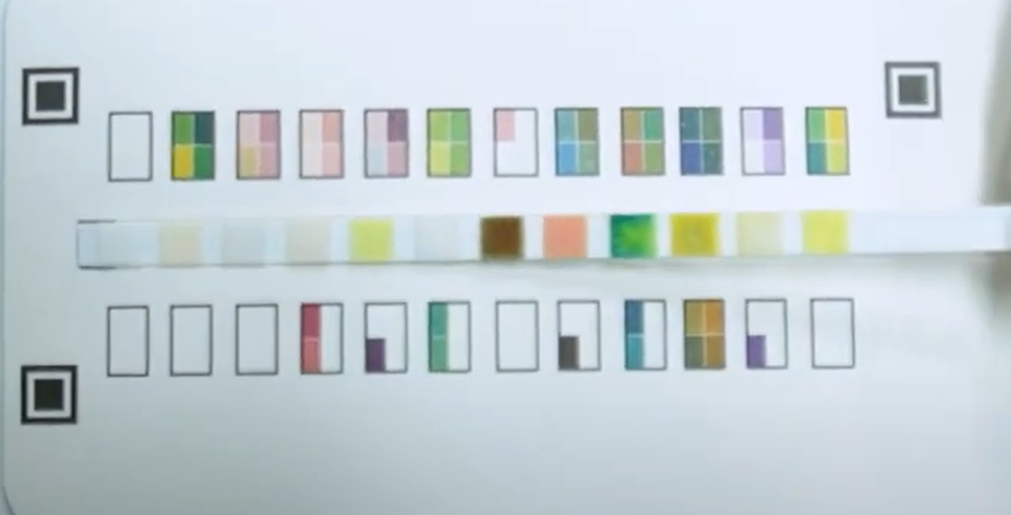
#> input picture basic_color/test_strip.jpg, 1011 x 515 px
$ python step_1_and_2.py
#> lines starting #> are read from the running program, lines starting #| are printed output that depends on the picture; after the words box and inside, x2 and y2 are one past the last pixel; in counts of white or black regions, pixels touching at a corner belong together
# step_1_and_2.py

import cv2
import numpy as np

# --- [1단계] 표준화 ---
image_filename = "test_strip.jpg"
image = cv2.imread(image_filename)
#> image is the input picture: shape (515, 1011, 3); mean B, G, R 212.9, 208.7, 197.5

if image is None:
    print(f"'{image_filename}' 이미지를 찾을 수 없습니다.")
else:
    # (★ 멘토님이 주신 '기준 색상표 모서리' 4개 좌표)
    pts_src_chart = np.array([
        [89, 139],   # 왼쪽 위
        [942, 133],  # 오른쪽 위
        [940, 430],  # 오른쪽 아래
        [85, 429]    # 왼쪽 아래
    ], dtype=np.float32)

    # (자동 비율 계산 로직)
    (tl, tr, br, bl) = pts_src_chart
    width_top = np.linalg.norm(tr - tl); width_bottom = np.linalg.norm(br - bl)
    max_width = int(max(width_top, width_bottom))
    height_left = np.linalg.norm(bl - tl); height_right = np.linalg.norm(br - tr)
    max_height = int(max(height_left, height_right))
    aspect_ratio = max_height / max_width
    width = 600
    height = int(width * aspect_ratio)
    pts_dst = np.array([[0, 0], [width - 1, 0], [width - 1, height - 1], [0, height - 1]], dtype=np.float32)

    print(f"표준화 이미지 크기: w={width}, h={height}")

    matrix = cv2.getPerspectiveTransform(pts_src_chart, pts_dst)
    image_warped = cv2.warpPerspective(image, matrix, (width, height))
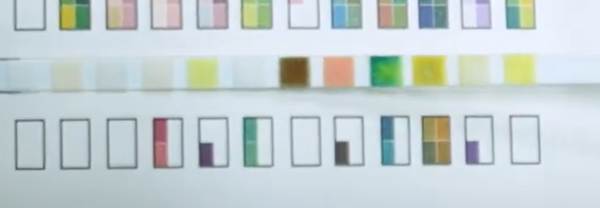
#> image_warped: shape (208, 600, 3); mean B, G, R 210.1, 208.4, 196.8

    # --- [2단계] '기준 팔레트' 위치 찾기 ---

    # 5단계 (전처리)
    gray = cv2.cvtColor(image_warped, cv2.COLOR_BGR2GRAY)
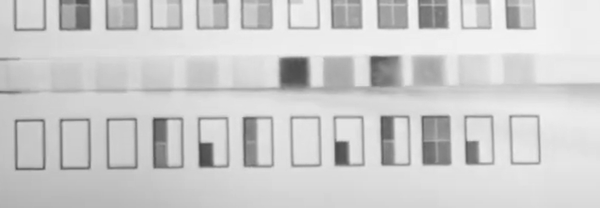
#> gray: shape (208, 600); min 69, max 247, mean 205.2
    thresh = cv2.adaptiveThreshold(gray, 255,
                                    cv2.ADAPTIVE_THRESH_GAUSSIAN_C,
                                    cv2.THRESH_BINARY_INV,
                                    15, 4)
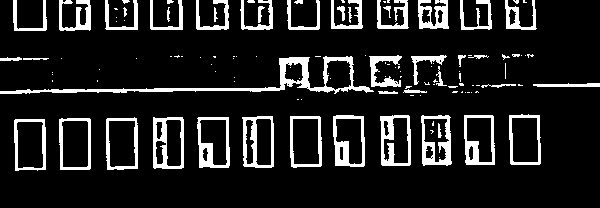
#> thresh: shape (208, 600); 12.6% white; 123 white regions (74 under 20 px)

    # 6단계 (경계 검출)
    contours, hierarchy = cv2.findContours(thresh, cv2.RETR_EXTERNAL, cv2.CHAIN_APPROX_SIMPLE)
#> contours = 115 contours, 79 with area under 20; largest, box (x1, y1, x2, y2) and area: (0, 56, 374, 94) 2456, (59, 118, 91, 170) 1549, (106, 117, 138, 170) 1548, (290, 116, 322, 168) 1523, (14, 119, 46, 171) 1520
    print(f"총 {len(contours)}개의 물체(경계)를 찾았습니다.")
#| 총 115개의 물체(경계)를 찾았습니다.

    # 7단계 (팔레트 필터링)
    image_debug = image_warped.copy()
    palette_rois = []

    for cnt in contours:
        x, y, w, h = cv2.boundingRect(cnt)

        # (★ 이 필터 값은 튜닝이 필요합니다!)
        # (예: w=20~40, h=40~60 사이의 '팔레트' 모양만 찾기)
        is_palette_shape = (w > 20) and (h > 40) and (w < 50) and (h < 70)

        # '스틱 영역' (예: y=150~200)은 '제외'
        is_not_strip = (y < 150) or (y > 200) # (★ 튜닝 필요)

        if is_palette_shape and is_not_strip:
            # (필터 통과) '기준 팔레트'로 간주
            cv2.rectangle(image_debug, (x, y), (x + w, y + h), (0, 255, 0), 2) # 초록색
            palette_rois.append((x, y, w, h))
#> this loop made 115 passes
#> (x, y, w, h, is_palette_shape) on passes 1 to 12: (14, 119, 32, 52, True), (59, 118, 32, 52, True), (197, 117, 33, 51, True), (153, 117, 31, 52, True), (106, 117, 32, 53, True), (290, 116, 32, 52, True), (242, 116, 32, 52, True), (464, 115, 31, 50, True), (421, 115, 31, 51, True), (380, 115, 31, 51, True), (333, 115, 32, 52, True), (509, 114, 32, 51, True)
#> (cnt, x, y, w, h, is_palette_shape) on passes 14, 16, 18, 21, 22, 27: ([[297, 99], [298, 99]], 297, 99, 2, 1, False), ([[410, 95], [413, 95]], 410, 95, 4, 1, False), ([[467, 92], [469, 92]], 467, 92, 3, 1, False), ([[462, 91], [461, 92], [462, 92]], 461, 91, 2, 2, False), ([[453, 91], [452, 92], [456, 92], [457, 91]], 452, 91, 6, 2, False), ([[476, 85], [479, 85]], 476, 85, 4, 1, False)
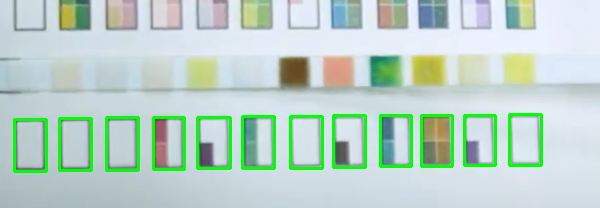
#> image_debug: shape (208, 600, 3); 4.77% of pixels changed, all inside (x1, y1, x2, y2) = (13, 113, 543, 173)
#> after the loop, palette_rois = [(14, 119, 32, 52), (59, 118, 32, 52), (197, 117, 33, 51), (153, 117, 31, 52), (106, 117, 32, 53), (290, 116, 32, 52), (242, 116, 32, 52), (464, 115, 31, 50), (421, 115, 31, 51), (380, 115, 31, 51), (333, 115, 32, 52), (509, 114, 32, 51)]

    print(f"총 {len(palette_rois)}개의 '기준 팔레트'를 찾았습니다.")
#| 총 12개의 '기준 팔레트'를 찾았습니다.

    # 8단계 (결과 보여주기)
    cv2.imshow("Step 1 & 2: Finding Baseline Palettes", image_debug)
    cv2.waitKey(0)
    cv2.destroyAllWindows()

$ run again, with basic_color/test_kit.png saved as basic_color/test_strip.jpg
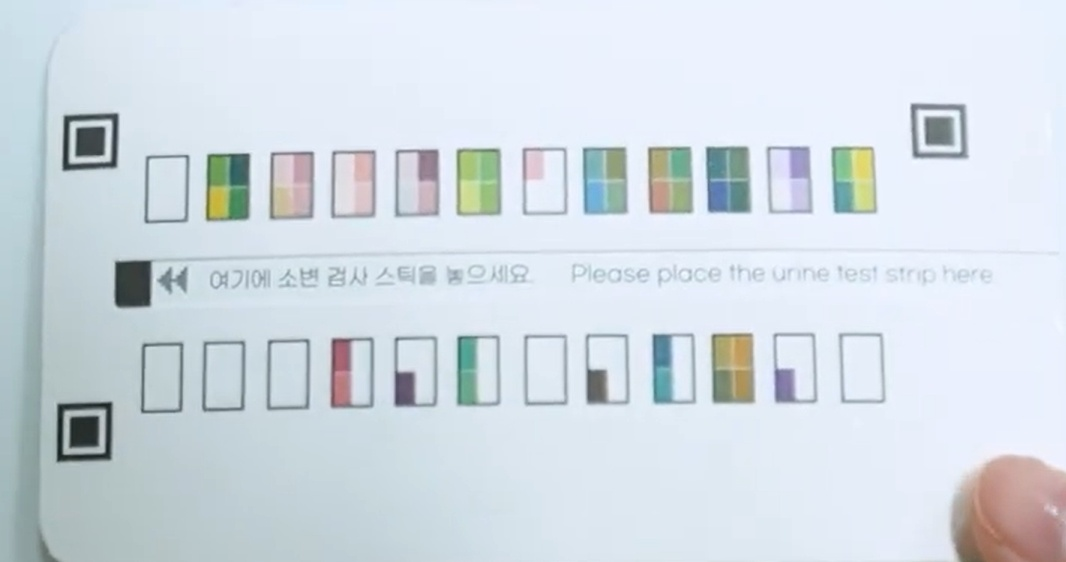
#> input picture basic_color/test_kit.png, 1066 x 562 px
#> image is the input picture: shape (562, 1066, 3); mean B, G, R 227.8, 220.1, 210.6
#> `thresh = cv2.adaptiveThreshold(gray, 255, cv2.ADAPTIVE_THRESH_GAUSSIAN..`:
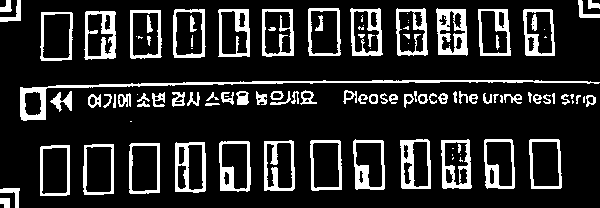
#> thresh: shape (208, 600); 16% white; 112 white regions (27 under 20 px)
#> contours = 80 contours, 15 with area under 20; largest, box (x1, y1, x2, y2) and area: (20, 80, 600, 121) 1604, (129, 143, 160, 194) 1480, (529, 139, 562, 189) 1476, (310, 140, 342, 191) 1471, (173, 9, 206, 58) 1470
#| 총 80개의 물체(경계)를 찾았습니다.
#> the loop `for cnt in contours:` made 80 passes
#> (x, y, w, h, is_palette_shape, is_not_strip) on passes 1 to 8: (0, 198, 10, 10, False, False), (0, 188, 20, 20, False, False), (40, 145, 30, 51, True, True), (83, 144, 31, 51, True, True), (129, 143, 31, 51, True, True), (175, 142, 31, 51, True, True), (219, 141, 32, 51, True, True), (310, 140, 32, 51, True, True)
#> after the loop `for cnt in contours:`:
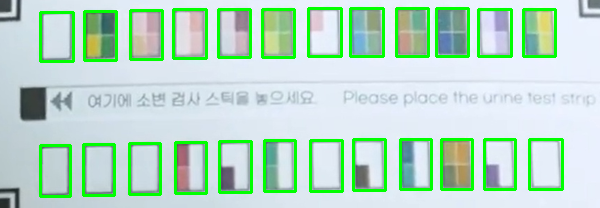
#> image_debug: shape (208, 600, 3); mean B, G, R 201.9, 219.9, 186.7
#> after the loop `for cnt in contours:`: palette_rois = 24 items, first 6: (40, 145, 30, 51), (83, 144, 31, 51), (129, 143, 31, 51), (175, 142, 31, 51), (219, 141, 32, 51), (310, 140, 32, 51)
#| 총 24개의 '기준 팔레트'를 찾았습니다.
